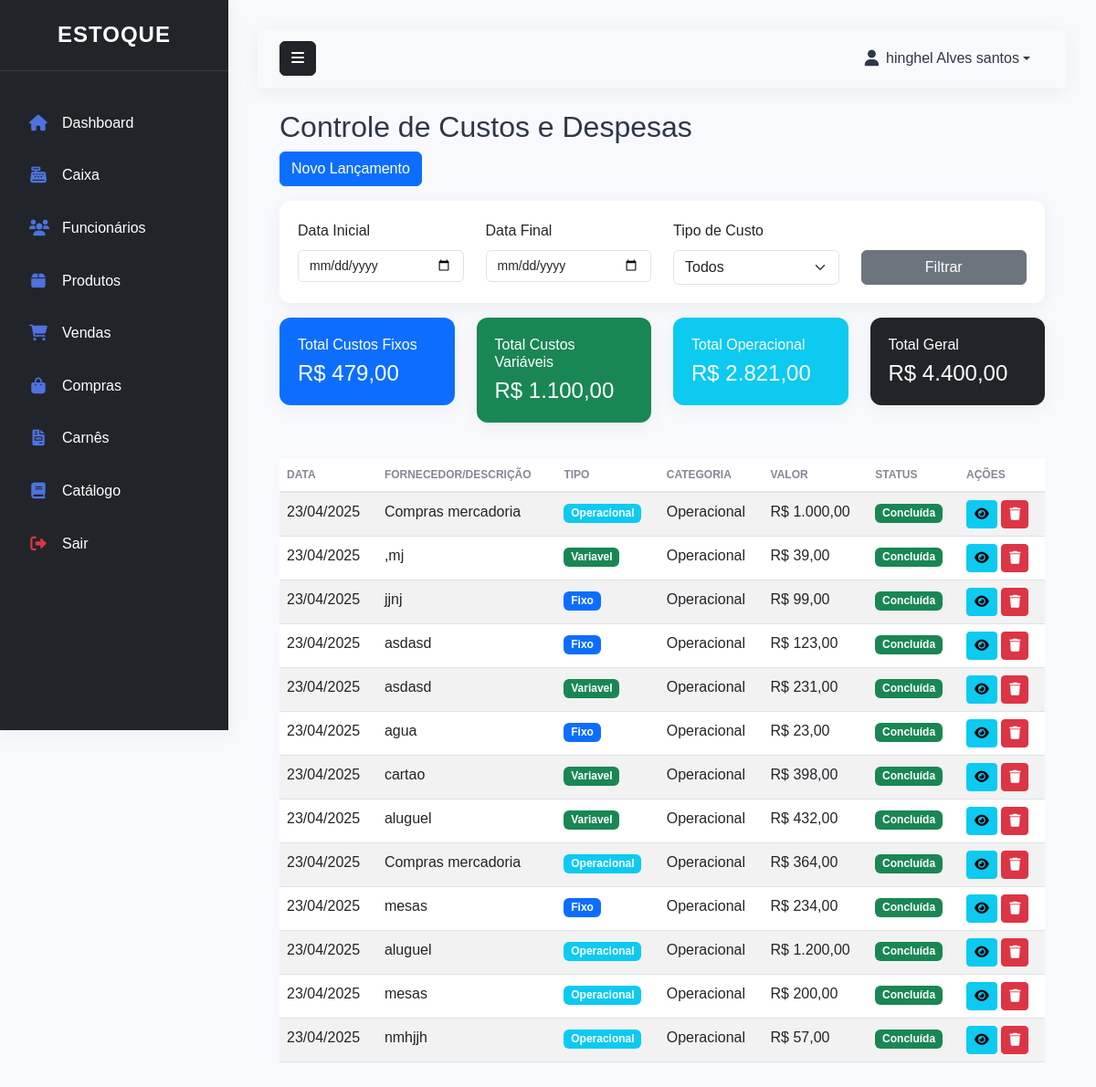
The page /admin/compras.php (signed in) on the database its author committed.
### tables this page shows
CREATE TABLE `compras` (
  `id` int(11) NOT NULL,
  `fornecedor` varchar(100) NOT NULL,
  `data_compra` date NOT NULL,
  `valor_total` decimal(10,2) NOT NULL,
  `status` enum('Pendente','Concluída','Cancelada') NOT NULL DEFAULT 'Pendente',
  `tipo_custo` enum('fixo','variavel','operacional') DEFAULT 'operacional',
  `categoria` varchar(50) DEFAULT 'outros',
  `descricao` text DEFAULT NULL,
  `forma_pagamento` varchar(20) DEFAULT 'dinheiro'
);

### admin/compras.php (the view, shortened to what this page needs)
<?php
include '../config/database.php';
$where_conditions = [];
$params = [];
$where_clause = !empty($where_conditions) ? " WHERE " . implode(" AND ", $where_conditions) : "";
$sql = "SELECT id, fornecedor, data_compra, valor_total, status, tipo_custo
        FROM compras" . $where_clause . "
        ORDER BY data_compra DESC";
$stmt = $pdo->prepare($sql);
$stmt->execute($params);
$compras = $stmt->fetchAll(PDO::FETCH_ASSOC);
$sql_totais = "SELECT
    SUM(CASE WHEN tipo_custo = 'fixo' THEN valor_total ELSE 0 END) as total_fixo,
    SUM(CASE WHEN tipo_custo = 'variavel' THEN valor_total ELSE 0 END) as total_variavel,
    SUM(CASE WHEN tipo_custo = 'operacional' THEN valor_total ELSE 0 END) as total_operacional,
    SUM(valor_total) as total_geral
    FROM compras
    WHERE status = 'Concluída'";
$stmt = $pdo->prepare($sql_totais);
$stmt->execute($params);
$totais = $stmt->fetch(PDO::FETCH_ASSOC);
include '../includes/layout.php';
$data_inicial = $_GET['data_inicial'] ?? '';
$data_final = $_GET['data_final'] ?? '';
?>
<div class="container mt-4">
    <h2>Controle de Custos e Despesas</h2>
    <button type="button" class="btn btn-primary mb-3" data-bs-toggle="modal" data-bs-target="#modalNovaCompra">
        Novo Lançamento
    </button>
    <div class="card mb-3">
        <div class="card-body">
            <div class="row">
                <div class="col-md-3">
                    <label class="form-label">Data Inicial</label>
                    <input type="date" class="form-control" id="dataInicial" value="<?= $data_inicial ?>">
                </div>
                <div class="col-md-3">
                    <label class="form-label">Data Final</label>
                    <input type="date" class="form-control" id="dataFinal" value="<?= $data_final ?>">
                </div>
                <div class="col-md-3">
                    <label class="form-label">Tipo de Custo</label>
                    <select class="form-select" id="tipoCusto">
                        <option value="">Todos</option>
                    </select>
                </div>
                <div class="col-md-3">
                    <label class="form-label">&nbsp;</label>
                    <button class="btn btn-secondary w-100" onclick="filtrarLancamentos()">
                        Filtrar
                    </button>
                </div>
            </div>
        </div>
    </div>
    <div class="row mb-3">
        <div class="col-md-3">
            <div class="card bg-primary text-white">
                <div class="card-body">
                    <h6 class="card-title">Total Custos Fixos</h6>
                    <h4 class="mb-0">R$ <?= number_format($totais['total_fixo'] ?? 0, 2, ',', '.') ?></h4>
                </div>
            </div>
        </div>
        <div class="col-md-3">
            <div class="card bg-success text-white">
                <div class="card-body">
                    <h6 class="card-title">Total Custos Variáveis</h6>
                    <h4 class="mb-0">R$ <?= number_format($totais['total_variavel'] ?? 0, 2, ',', '.') ?></h4>
                </div>
            </div>
        </div>
        <div class="col-md-3">
            <div class="card bg-info text-white">
                <div class="card-body">
                    <h6 class="card-title">Total Operacional</h6>
                    <h4 class="mb-0">R$ <?= number_format($totais['total_operacional'] ?? 0, 2, ',', '.') ?></h4>
                </div>
            </div>
        </div>
        <div class="col-md-3">
            <div class="card bg-dark text-white">
                <div class="card-body">
                    <h6 class="card-title">Total Geral</h6>
                    <h4 class="mb-0">R$ <?= number_format($totais['total_geral'] ?? 0, 2, ',', '.') ?></h4>
                </div>
            </div>
        </div>
    </div>
    <div class="table-responsive">
        <table class="table table-striped table-hover">
            <thead>
                <tr>
                    <th>Data</th>
                    <th>Fornecedor/Descrição</th>
                    <th>Tipo</th>
                    <th>Categoria</th>
                    <th>Valor</th>
                    <th>Status</th>
                    <th>Ações</th>
                </tr>
            </thead>
            <tbody>
                <?php foreach ($compras as $compra): ?>
                <tr>
                    <td><?= date('d/m/Y', strtotime($compra['data_compra'])) ?></td>
                    <td><?= htmlspecialchars($compra['fornecedor']) ?></td>
                    <td>
                        <span class="badge bg-<?=
                            $compra['tipo_custo'] === 'fixo' ? 'primary' :
                            ($compra['tipo_custo'] === 'variavel' ? 'success' : 'info')
                        ?>">
                            <?= ucfirst($compra['tipo_custo']) ?>
                        </span>
                    </td>
                    <td>Operacional</td>
                    <td>R$ <?= number_format($compra['valor_total'], 2, ',', '.') ?></td>
                    <td>
                        <span class="badge bg-<?= $compra['status'] === 'Concluída' ? 'success' :
                            ($compra['status'] === 'Pendente' ? 'warning' : 'danger') ?>">
                            <?= $compra['status'] ?>
                        </span>
                    </td>
                    <td>
                        <button class="btn btn-sm btn-info" onclick="verDetalhes(<?= $compra['id'] ?>)">
                            <i class="fas fa-eye"></i>
                        </button>
                        <button class="btn btn-sm btn-danger" onclick="excluirCompra(<?= $compra['id'] ?>)">
                            <i class="fas fa-trash"></i>
                        </button>
                    </td>
                </tr>
                <?php endforeach; ?>
            </tbody>
        </table>
    </div>
</div>

### assets/css/style.css (style rules this page uses)
:root { --primary-color: #4e73df; --secondary-color: #858796; --success-color: #1cc88a; --info-color: #36b9cc; --warning-color: #f6c23e; --danger-color: #e74a3b; --light-color: #f8f9fc; --dark-color: #5a5c69; --sidebar-bg: #1a1a1a; --sidebar-hover: #2a2a2a; --sidebar-text: #ffffff; --sidebar-icon: #4e73df; --navbar-bg: rgba(255, 255, 255, 0.95); --navbar-shadow: 0 4px 30px rgba(0, 0, 0, 0.1); --navbar-text: #2d3748; --navbar-hover: rgba(78, 115, 223, 0.1); --navbar-border: rgba(226, 232, 240, 0.5); --navbar-blur: blur(10px); --navbar-height: 4rem; --content-bg: #f8f9fc; --card-shadow: 0 4px 20px rgba(0, 0, 0, 0.05); --transition-speed: 0.3s; }
body { font-family: 'Nunito', sans-serif; background-color: var(--content-bg); color: var(--navbar-text); line-height: 1.6; }
.card { border: none; border-radius: 0.75rem; box-shadow: var(--card-shadow); transition: all var(--transition-speed) ease; background: var(--navbar-bg); margin-bottom: 1.5rem; }
.card-body { padding: 1.25rem; }
.table thead th { border-bottom: 2px solid #e3e6f0; font-weight: 600; text-transform: uppercase; font-size: 0.75rem; color: #858796; }
.form-control { border-radius: 0.35rem; padding: 0.375rem 0.75rem; font-size: 0.875rem; }

### includes/layout.php (style rules this page uses)
:root { --primary-color: #4e73df; --secondary-color: #858796; --success-color: #1cc88a; --info-color: #36b9cc; --warning-color: #f6c23e; --danger-color: #e74a3b; --light-color: #f8f9fc; --dark-color: #5a5c69; --sidebar-bg: #1a1a1a; --sidebar-hover: #2a2a2a; --sidebar-text: #ffffff; --sidebar-icon: #4e73df; --navbar-bg: #ffffff; --navbar-shadow: 0 4px 20px rgba(0, 0, 0, 0.05); --navbar-text: #2d3748; --navbar-hover: #f7fafc; --navbar-border: #e2e8f0; --content-bg: #f8f9fc; --card-shadow: 0 4px 20px rgba(0, 0, 0, 0.05); --transition-speed: 0.3s; }
body { font-family: 'Nunito', sans-serif; background-color: var(--content-bg); color: var(--navbar-text); line-height: 1.6; }
.card { border: none; border-radius: 0.75rem; box-shadow: var(--card-shadow); transition: all var(--transition-speed) ease; background: var(--navbar-bg); margin-bottom: 1.5rem; }
.card-body { padding: 1.25rem; }

### rows shown on the page
compras: data_compra "23/04/2025", fornecedor "Compras mercadoria", tipo_custo "Operacional", valor_total "1.000,00", status "Concluída"
compras: data_compra "23/04/2025", fornecedor ",mj", tipo_custo "Variavel", valor_total "39,00", status "Concluída"
compras: data_compra "23/04/2025", fornecedor "jjnj", tipo_custo "Fixo", valor_total "99,00", status "Concluída"
compras: data_compra "23/04/2025", fornecedor "asdasd", tipo_custo "Fixo", valor_total "123,00", status "Concluída"
compras: data_compra "23/04/2025", fornecedor "asdasd", tipo_custo "Variavel", valor_total "231,00", status "Concluída"
compras: data_compra "23/04/2025", fornecedor "agua", tipo_custo "Fixo", valor_total "23,00", status "Concluída"
compras: data_compra "23/04/2025", fornecedor "cartao", tipo_custo "Variavel", valor_total "398,00", status "Concluída"
compras: data_compra "23/04/2025", fornecedor "aluguel", tipo_custo "Variavel", valor_total "432,00", status "Concluída"
compras: data_compra "23/04/2025", fornecedor "Compras mercadoria", tipo_custo "Operacional", valor_total "364,00", status "Concluída"
compras: data_compra "23/04/2025", fornecedor "mesas", tipo_custo "Fixo", valor_total "234,00", status "Concluída"
compras: data_compra "23/04/2025", fornecedor "aluguel", tipo_custo "Operacional", valor_total "1.200,00", status "Concluída"
compras: data_compra "23/04/2025", fornecedor "mesas", tipo_custo "Operacional", valor_total "200,00", status "Concluída"
compras: data_compra "23/04/2025", fornecedor "nmhjjh", tipo_custo "Operacional", valor_total "57,00", status "Concluída"

### other values the page prints
$_SESSION['usuario_nome'] "hinghel Alves santos"
$totais['total_fixo'] "479,00"
$totais['total_variavel'] "1.100,00"
$totais['total_operacional'] "2.821,00"
$totais['total_geral'] "4.400,00"
